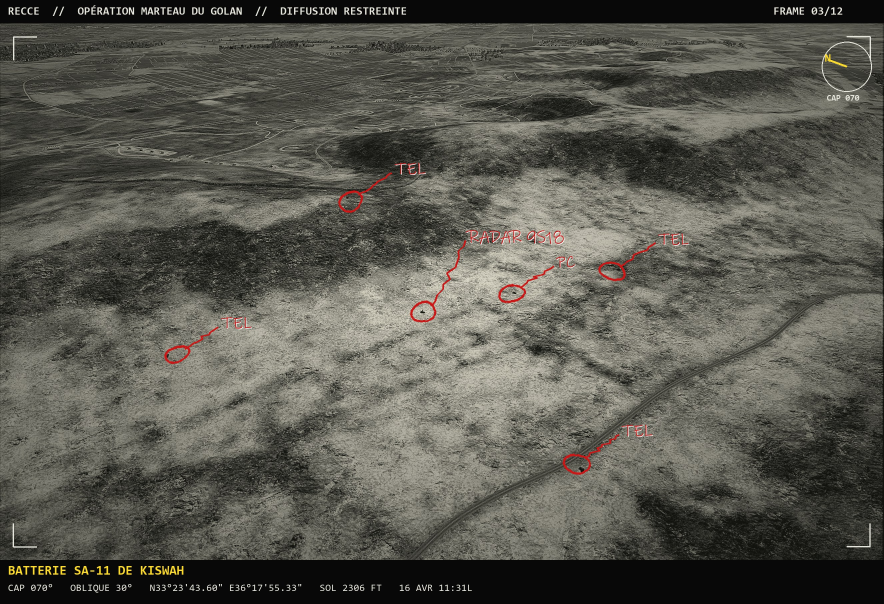
#> input picture docs/recon/03-sa11.jpg, 2650 x 1810 px, given in place of 03-sa11.png, which was not available (shown at 1/3 size)
$ python teaser.py
#> lines starting #> are read from the running program, lines starting #| are printed output that depends on the picture; pictures that were not available may be replaced by others from this repository, and a replacement may not be noted
"""Image teaser de la mission (docs/teaser.jpg, 1920 × 1080) : paysage DCS étalonné, carte, photo de reco, titre."""
import random
from pathlib import Path

from PIL import Image, ImageDraw, ImageEnhance, ImageFilter, ImageFont, ImageOps

HERE = Path(__file__).parent
DOCS = HERE.parent.parent
W, H = 1920, 1080
F = "C:/Windows/Fonts/"


def font(name, size):
    return ImageFont.truetype(F + name, size)


def graded_background():
    bg = Image.open(HERE.parent / "recon" / "raw" / "03-sa11.png").convert("RGB")
#> bg is the input picture: PIL image 2650x1810 RGB; mean R, G, B 88.5, 87.5, 79.2
    s = max(W / bg.width, H / bg.height)
#> s = 0.725
    bg = bg.resize((int(bg.width * s) + 1, int(bg.height * s) + 1), Image.LANCZOS).crop((0, 0, W, H))
#> bg: PIL image 1920x1080 RGB
    bg = ImageEnhance.Contrast(bg).enhance(1.25)
    # étalonnage soir : ombres froides, hautes lumières chaudes
    g = ImageOps.grayscale(bg)
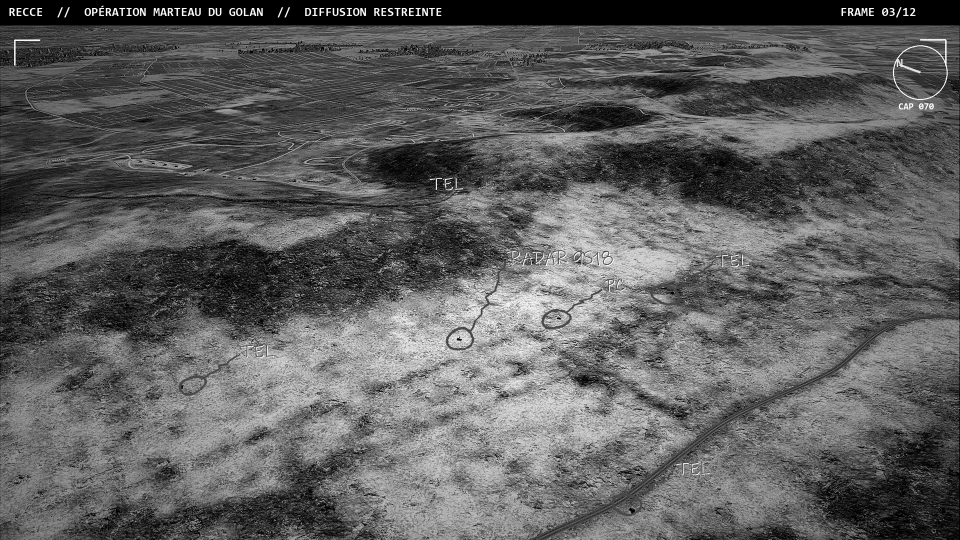
#> g: PIL image 1920x1080 L (shown at 1/2 size); min 0, max 255, mean 94.7
    warm = ImageOps.colorize(g, black=(10, 22, 34), mid=(120, 92, 60), white=(255, 214, 150))
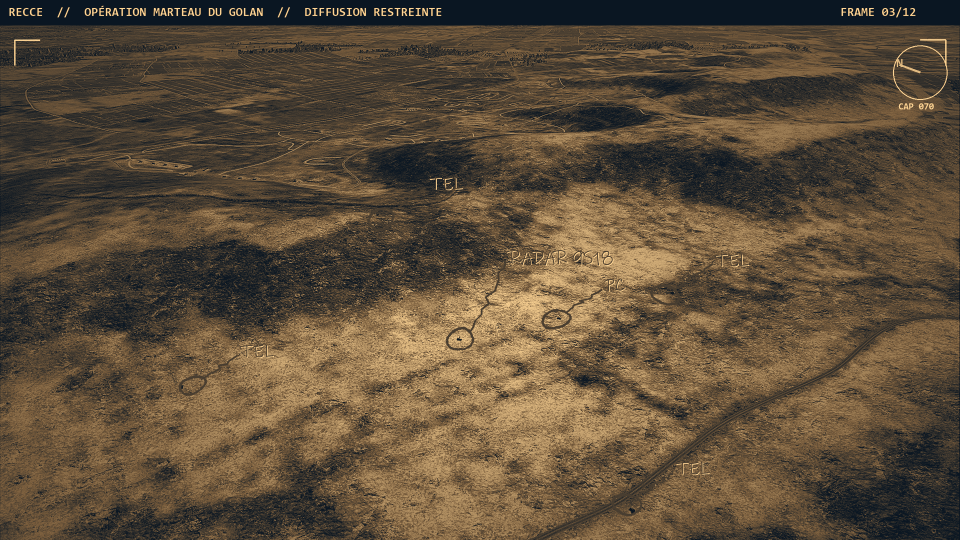
#> warm: PIL image 1920x1080 RGB (shown at 1/2 size); mean R, G, B 93.3, 77.5, 57.6
    bg = Image.blend(bg, warm, 0.55)
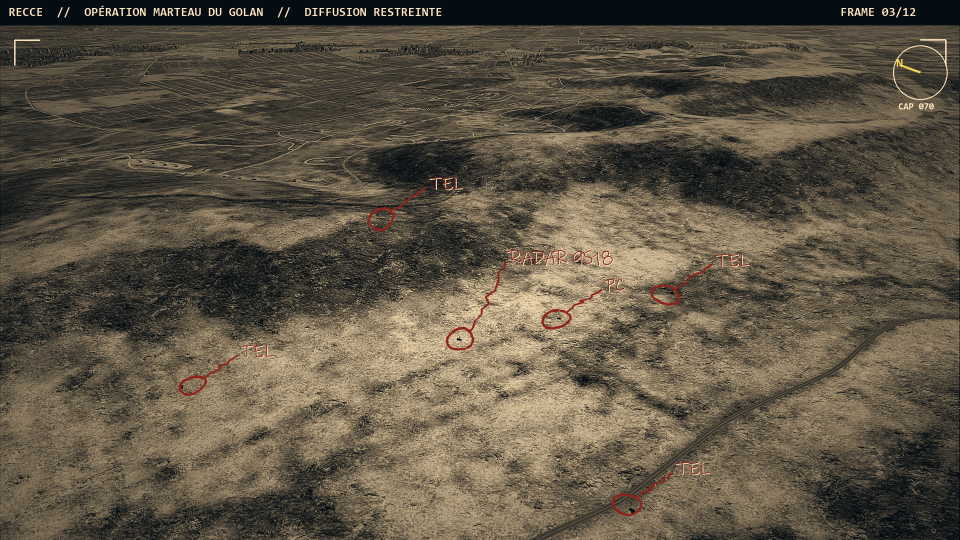
#> bg: PIL image 1920x1080 RGB (shown at 1/2 size); mean R, G, B 94.4, 85.1, 69.2
    # assombrir la gauche pour le texte, et le haut comme un ciel lourd
    shade = Image.new("L", (W, H))
#> shade: PIL image 1920x1080 L; every value is 0
    d = ImageDraw.Draw(shade)
    for x in range(W):
        d.line([(x, 0), (x, H)], fill=int(235 * max(0.0, 1 - x / (W * 0.72)) ** 1.4))
    bg = Image.composite(Image.new("RGB", (W, H), (6, 8, 12)), bg, shade)
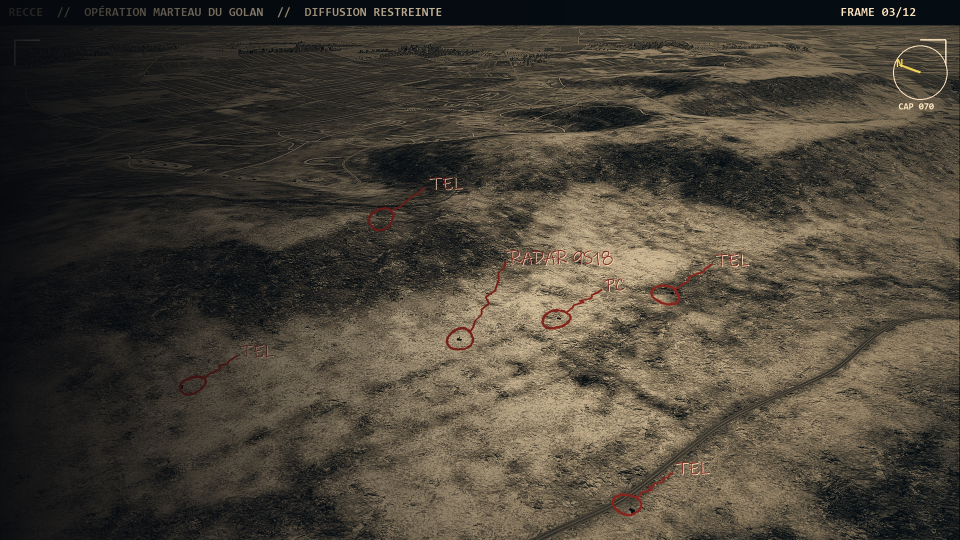
#> bg: PIL image 1920x1080 RGB (shown at 1/2 size); mean R, G, B 72.2, 65.6, 54.8
    vig = Image.radial_gradient("L").resize((W, H)).point(lambda v: int(v * 0.8))
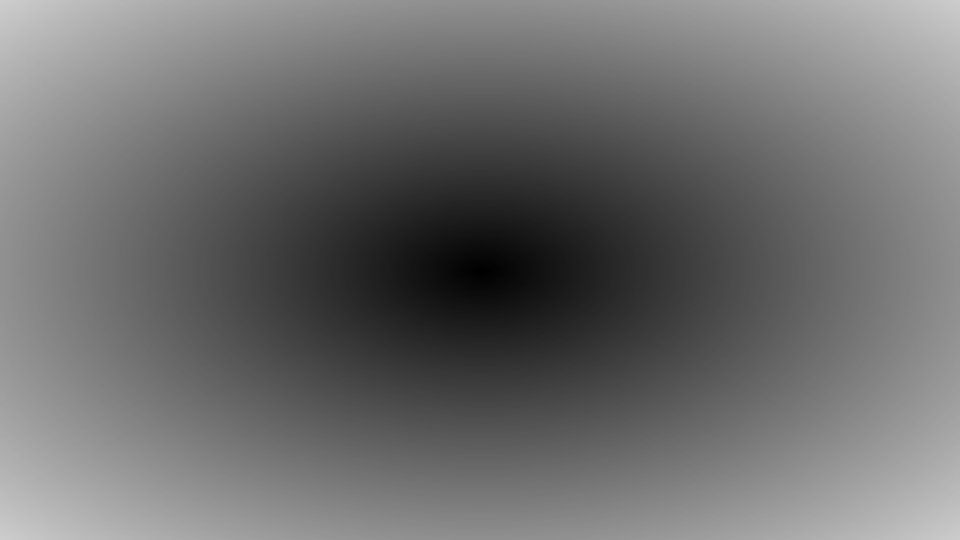
#> vig: PIL image 1920x1080 L (shown at 1/2 size); min 0, max 204, mean 110.1
    bg = Image.composite(Image.new("RGB", (W, H), (0, 0, 0)), bg, vig)
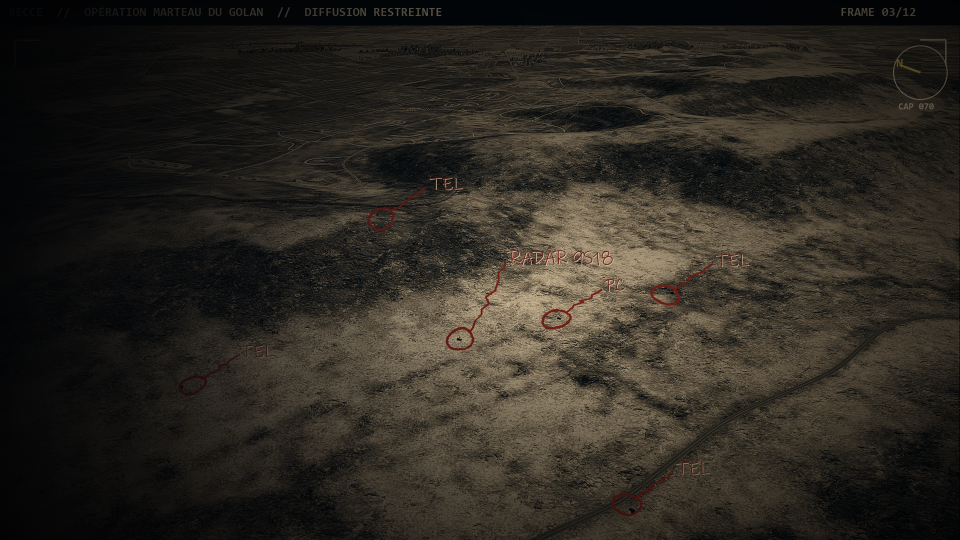
#> bg: PIL image 1920x1080 RGB (shown at 1/2 size); mean R, G, B 44.1, 39.9, 33.1
    random.seed(3)
    noise = Image.effect_noise((W, H), 18).convert("RGB")
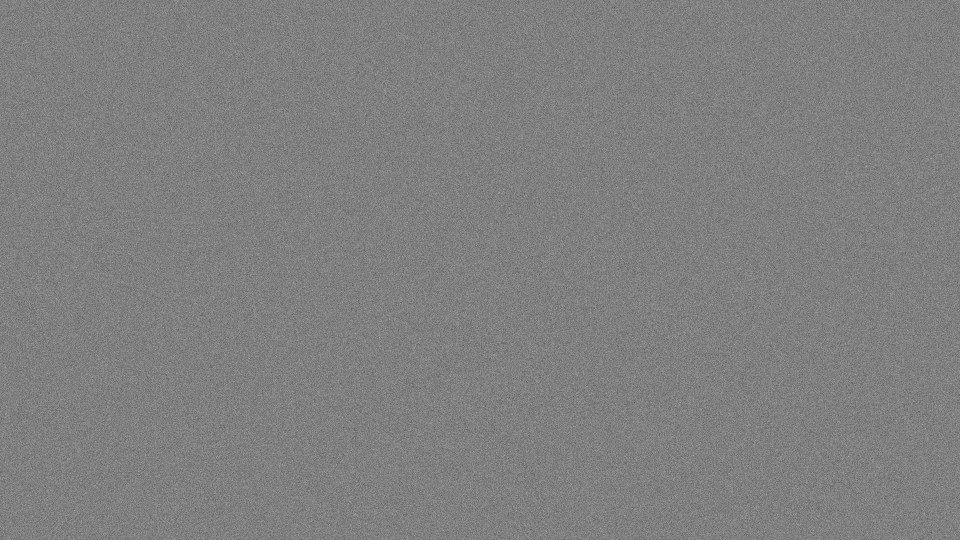
#> noise: PIL image 1920x1080 RGB (shown at 1/2 size); min 32, max 212, mean 127.5
    return Image.blend(bg, noise, 0.05)


def tilted(img, width, angle, border=14, caption=None):
    im = img.convert("RGB")
    im = im.resize((width, round(im.height * width / im.width)), Image.LANCZOS)
    bottom = 70 if caption else 40
    framed = Image.new("RGB", (im.width + 2 * border, im.height + 2 * border + bottom), (238, 234, 222))
    framed.paste(im, (border, border))
    if caption:
        ImageDraw.Draw(framed).text((border + 10, im.height + border + 14), caption, fill=(200, 25, 25), font=font("Inkfree.ttf", 34))
    rot = framed.convert("RGBA").rotate(angle, expand=True, resample=Image.BICUBIC)
    shadow = Image.new("RGBA", rot.size, (0, 0, 0, 0))
    shadow.paste((0, 0, 0, 150), mask=rot.split()[3])
    shadow = shadow.filter(ImageFilter.GaussianBlur(14))
    return rot, shadow


def main():
    img = graded_background().convert("RGBA")
    # la carte de la zone des combats, puis la photo de reco du SA-6 par-dessus
#> (the run stopped early here; a loop or call above may not have finished)
